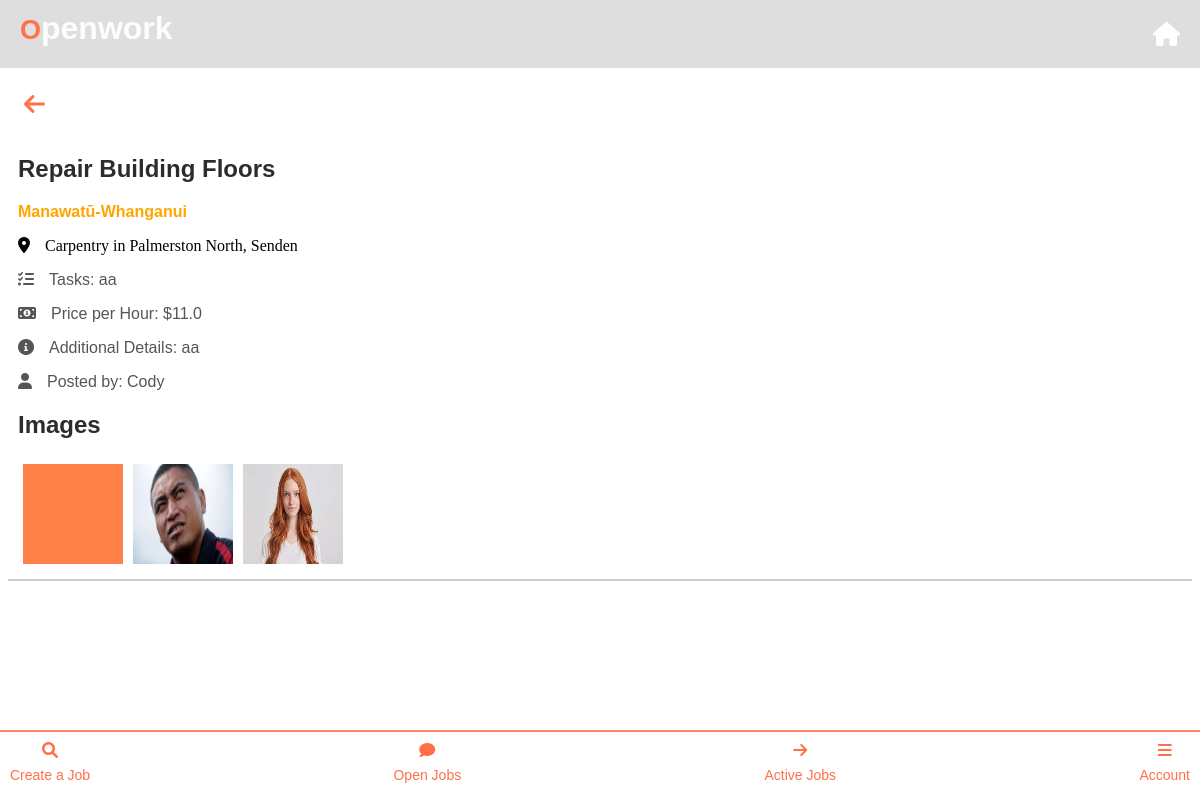
/business_display_jobs/8 (signed in), run on the app's committed database.
### app.py (models this page shows)
class Job(db.Model):
    id = db.Column(db.Integer, primary_key=True)
    job_name = db.Column(db.String(100), nullable=False)
    job_category = db.Column(db.String(100), nullable=False)
    location = db.Column(db.String(100), nullable=True)  # Add location column here
    city = db.Column(db.String(100), nullable=False)
    suburb = db.Column(db.String(100), nullable=False)
    tasks = db.Column(db.String(250), nullable=False)
    price_per_hour = db.Column(db.Float, nullable=False)
    image_paths = db.Column(db.String(255))
    additional_details = db.Column(db.String(250))
    date_created = db.Column(db.DateTime, default=datetime.utcnow)
    status = db.Column(db.String(20), default='open')  # 'open', 'applied', 'closed', etc.
    applicants = db.relationship('JobApplication', backref='job', lazy=True)
    accepted_user_id = db.Column(db.Integer, nullable=True)
    business_profile_id = db.Column(db.Integer, db.ForeignKey('business_profile.id'), nullable=False)
    payment_required = db.Column(db.Boolean, default=False)
    user_id = db.Column(db.Integer, db.ForeignKey('user.id'))  # Foreign key to User
    user = db.relationship('User', backref=db.backref('jobs', lazy=True))  # Relationship to User

class User(UserMixin, db.Model):
    id = db.Column(db.Integer, primary_key=True)
    user_type = db.Column(db.String(20), nullable=False, default='labourer')
    location = db.Column(db.String(100), nullable=False)
    email = db.Column(db.String(100), unique=True, nullable=False)
    password = db.Column(db.String(100), nullable=False)
    first_name = db.Column(db.String(50), nullable=True)  # Initially nullable
    last_name = db.Column(db.String(50), nullable=True)   # Initially nullable
    jobs_completed = db.Column(db.Integer, default=0)
    business_profile = db.relationship('BusinessProfile', backref='user', uselist=False)
    profile_image = db.relationship('UserProfileImage', backref='user', uselist=False)
    labourer_profile = db.relationship('LabourerProfile', backref='user', uselist=False)
    company_details = db.relationship('CompanyDetails', uselist=False)

### app.py (the view)
@app.route('/business_display_jobs/<int:job_id>')
@login_required
def business_display_jobs(job_id):
    job = Job.query.get_or_404(job_id)
    return render_template('business_display_jobs.html', job=job)

### app.py (called while the page is built)
@login_manager.user_loader
def load_user(user_id):
    return User.query.get(int(user_id))  # Load a user by ID

### templates/business_display_jobs.html (shortened to what this page needs)
<!DOCTYPE html>
<html lang="en">
  <head>
    <link
      rel="stylesheet"
      href="https://cdnjs.cloudflare.com/ajax/libs/font-awesome/6.0.0-beta3/css/all.min.css"
    />
    <link
      rel="stylesheet"
      href="{{ url_for('static', filename='business_home.css') }}"
    />
  </head>
  <body>
    {% extends 'base_business.html' %}  {% block content %}
    <br />
    <br />
    <button class="back-button" onclick="goBack()">
      <i class="fas fa-arrow-left"></i>
    </button>
    <div class="job-details-container">
      <h2>{{ job.job_name }}</h2>
      <p>
        <p class="job-location">
        <strong style="color: orange;">{{ job.location }}</strong>
        </p>
        <i class="fas fa-map-marker-alt icon"></i>{{ job.job_category }} in {{
        job.city }}, {{ job.suburb }}
      </p>
      <p><i class="fas fa-tasks icon"></i>Tasks: {{ job.tasks }}</p>
      <p>
        <i class="fas fa-money-bill-alt icon"></i>Price per Hour: ${{
        job.price_per_hour }}
      </p>
      <p>
        <i class="fas fa-info-circle icon"></i>Additional Details: {{
        job.additional_details }}
      </p>
      <p>
        <i class="fas fa-user icon"></i>Posted by: {{ job.user.first_name }}
      </p>
      {% if job.image_paths %}
      <h2>Images</h2>
      <div class="image-gallery">
        {% for image_filename in job.image_paths.split(',') %} {% set image_path
        = url_for('static', filename='profile_pics/' + image_filename) %}
        <img src="{{ image_path }}" alt="Job Image" />
        {% endfor %}
      </div>
      {% endif %}
    </div>
    <br />
    <br />
    <br />
    <br />
    {% endblock %}

### static/business_home.css (style rules this page uses)
h2 { color: #ff7148; }

### templates/business_display_jobs.html (style rules this page uses)
.job-details-container { background-color: #fff; padding-top: 15px; padding-bottom: 10px; padding-left: 10px; margin-bottom: 20px; border-bottom: 2px solid #ccc; }
.job-details-container h2 { color: #000000d3; font-family: Arial, Helvetica, sans-serif; }
.job-details-container p { color: #555; font-family: "Lucida Sans", "Lucida Sans Regular", "Lucida Grande", "Lucida Sans Unicode", Geneva, Verdana, sans-serif; }
.job-details-container .icon { margin-right: 15px; }
.image-gallery { display: flex; flex-wrap: wrap; justify-content: flex-start; }
.image-gallery img { width: 100px; height: 100px; margin: 5px; }
.back-button { font-size: 24px; color: #ff7148; margin-left: 10px; margin-top: 10px; text-decoration: none; border: none; background-color: #fff; cursor: pointer; }

### data on the page
Job: job_name "Repair Building Floors", location "Manawatū-Whanganui", job_category "Carpentry", city "Palmerston North", suburb "Senden", tasks "aa", price_per_hour "11.0", additional_details "aa"
User: user.first_name "Cody"
